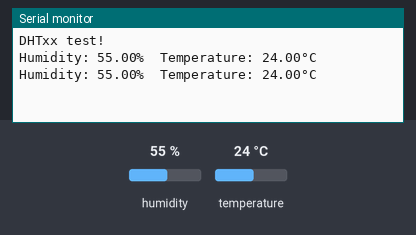
A sketch run on a simulated Arduino Uno, built with avr-gcc and run on an emulated ATmega328P. Shown: the last lines printed to the serial monitor. The inputs (shaded band) are chosen by the test bench; at power-on: humidity 55 %, temperature 24 °C.

Above: at 2.8 s.
2.9 s: humidity set to 22 %
At 4.5 s:
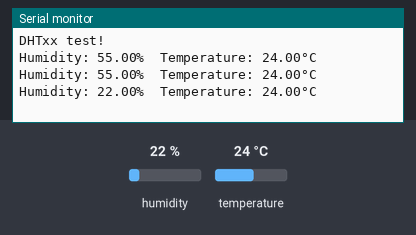
5.6 s: temperature set to 12 °C
At 6.9 s:
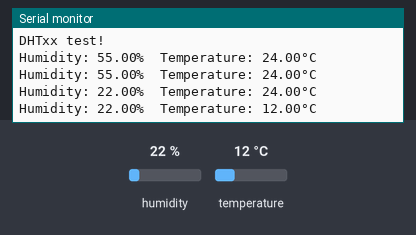
8.3 s: humidity set to 40 %
At 10.5 s:
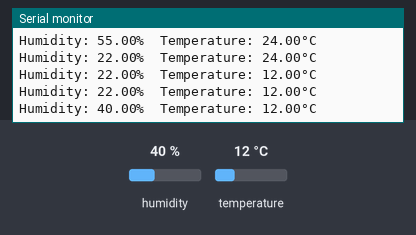
Timing chart, 0 to 12.0 s (numbered marks = the images above; inputs shaded):
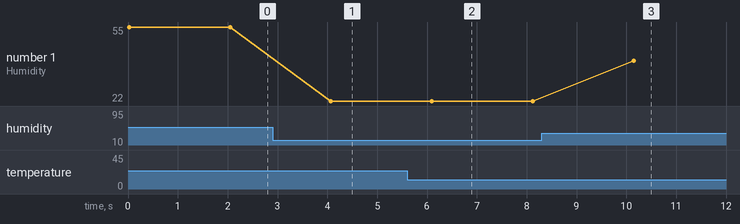

Measured:
- after the input at 2.9 s, the serial monitor: prints a new line after 1.2 s (image 1)
- after the input at 5.6 s, the serial monitor: prints a new line after 0.50 s (image 2)
- after the input at 8.3 s, the serial monitor: prints a new line after 1.8 s (image 3)
- plotted number 1: 55 → 22 after the input at 2.9 s, 22 → 40 after the input at 8.3 s

The sketch:

bluetoothcode.ino
```cpp
#include "DHT.h"
#define DHTPIN 7     // Digital pin connected to the DHT sensor
#define DHTTYPE DHT11   // DHT 11

DHT dht(DHTPIN, DHTTYPE); //Initialize the DHT component

void setup() {
  Serial.begin(9600);
  Serial.println("DHTxx test!");

  dht.begin();
}

void loop() {
  // Wait a few seconds between measurements.

  // Reading temperature or humidity takes about 250 milliseconds!
  // Sensor readings may also be up to 2 seconds 'old' (its a very slow sensor)
  float h = dht.readHumidity();
  // Read temperature as Celsius (the default)
  float t = dht.readTemperature();
  // Read temperature as Fahrenheit (isFahrenheit = true)
  float f = dht.readTemperature(true);

  // Check if any reads failed and exit early (to try again).
  if (isnan(h) || isnan(t) || isnan(f)) {
    Serial.println("Failed to read from DHT sensor!");
    return;
  }

  String message = (String) "Humidity: "+h+"%  Temperature: " +t+"°C";
  Serial.println(message);
  delay(2000);
}
```
